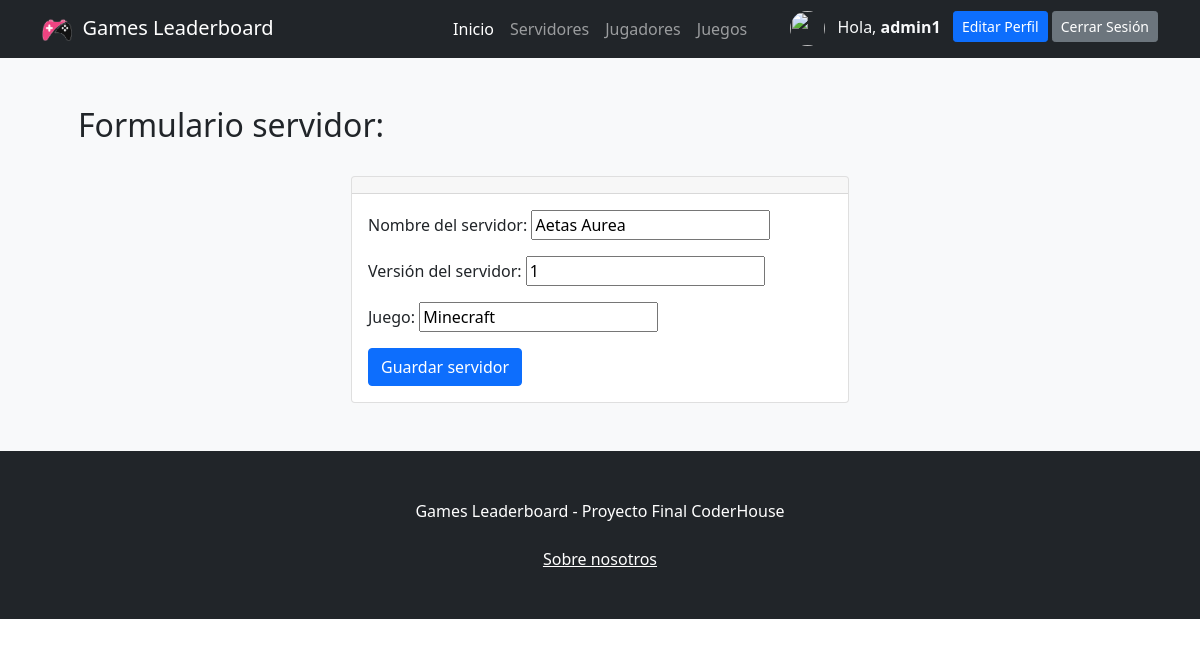
The page /app/editarServidor/5 (signed in) on the database its author committed.
### ProyectoFinalApp/models.py (models this page shows)
class Servidor(models.Model):
    nombre = models.CharField(max_length = 20) #texto
    version = models.IntegerField() #numerico
    juegoServer = models.CharField(max_length = 20)
    class Meta:
        verbose_name_plural = "Servidores"

### ProyectoFinalApp/views.py (the view, shortened to what this page needs)
# urls.py: path('editarServidor/<servidor_id>', editarServidor, name = "editarServidor"),
@login_required
def editarServidor(request, servidor_id):
    servidor = Servidor.objects.get(id=servidor_id)
    formulario = NuevoServidor(
        initial={
            "nombre": servidor.nombre,
            "version": servidor.version,
            "juegoServer": servidor.juegoServer,
        }
    )
    return render(
        request, "ProyectoFinalApp/formularioServidor.html", {"form": formulario}
    )

### ProyectoFinalApp/forms.py
class NuevoServidor(forms.Form):
    nombre = forms.CharField(max_length = 25, label = "Nombre del servidor")
    version = forms.IntegerField(min_value = 0, label = "Versión del servidor")
    juegoServer = forms.CharField(max_length = 25, label = "Juego")

### ProyectoFinalApp/templates/ProyectoFinalApp/formularioServidor.html (shortened to what this page needs)
{% extends 'ProyectoFinalApp/base.html'%}
{% load static %}
{% block contenidoPagina %}
<section class="bg-light py-5">
    <div class="container px-5">
        <h2>Formulario servidor:</h2>
        <br>
        <div class="row gx-5 justify-content-center">
            <div class="col-lg-6">
                <div class="card">
                    <div class="card-header text-center">
                    </div>
                    <div class="card-body">
                        <form action="" method="post">
                            {{ form.as_p }}
                            <input type="submit" class="btn btn-primary" value="Guardar servidor">
                        </form>
                    </div>
                </div>
            </div>
        </div>
    </div>
</section>
{% endblock %}

### ProyectoFinalApp/templates/ProyectoFinalApp/base.html (shortened to what this page needs)
{% load static %}
<!DOCTYPE html>
<html lang="en">
    <head>
        <link rel="stylesheet" href="https://cdn.jsdelivr.net/npm/bootstrap-icons@1.8.3/font/bootstrap-icons.css">
        <link href="{% static 'css/styles.css' %}" rel="stylesheet" />
    </head>
    <body>
        <nav class="navbar navbar-expand-lg navbar-dark bg-dark">
            <div class="container">
                <a class="navbar-brand" href="{% url 'inicio' %}"><img src="{% static 'assets/logonavbar.png' %}" alt="{% static 'assets/logonavbar.png' %}" width="30" height="30">&nbsp Games Leaderboard</a>
                <div class="collapse navbar-collapse" id="navbarSupportedContent">
                    <ul class="navbar-nav ms-auto mb-2 mb-lg-0 ">
                        <li class="nav-item"><a class="nav-link active" aria-current="page" href="{% url 'inicio' %}">Inicio</a></li>
                        <li class="nav-item"><a class="nav-link" href="{% url 'servidores' %}">Servidores</a></li>
                        <li class="nav-item"><a class="nav-link" href="{% url 'jugadores' %}">Jugadores</a></li>
                        <li class="nav-item"><a class="nav-link" href="{% url 'juegos' %}">Juegos</a></li>
                    </ul>
                    <ul class="navbar-nav ms-auto mb-2 mb-lg-0 ">
                        {% if user.is_authenticated %}
                            <img src="{{url}}" class="rounded-circle" width="35" height="35" alt="">
                            <li class="nav-item"><p class="text-light my-1 mx-1"></i> &nbsp Hola, <b>{{user.username}} &nbsp</b></p></li>
                            <li class="nav-item"><a class="btn btn-primary btn-sm btn-block" href="{% url 'editarperfil' %}">Editar Perfil</a></li>
                            <li class="nav-item"><a class="btn btn-secondary btn-sm btn-block" href="{% url 'logout' %}">Cerrar Sesión</a></li>
                        {% else %}
                            <li class="nav-item"><a class="btn btn-primary mx-2" href="{% url 'login' %}">Iniciar Sesión</a></li>
                            <li class="nav-item"><a class="btn btn-outline-primary" href="{% url 'register' %}">Registrarse</a></li>
                        {% endif %}
                    </ul>
                </div>
            </div>
        </nav>
        {% block contenidoPagina %}
        {% endblock %}
        <footer class="py-5 bg-dark">
            <div class="container"><p class="m-0 text-center text-white">Games Leaderboard - Proyecto Final CoderHouse</p></div>
            <br>
           <p class="m-0 text-center text-white"><a href="{% url 'about' %}" class="text-white m-0 text-center">Sobre nosotros</a></p>
        </footer>
    </body>
</html>

### rows shown on the page
Servidor: nombre "Aetas Aurea", version "1", juegoServer "Minecraft"

### other values the page prints
{{ user.username }} "admin1"
